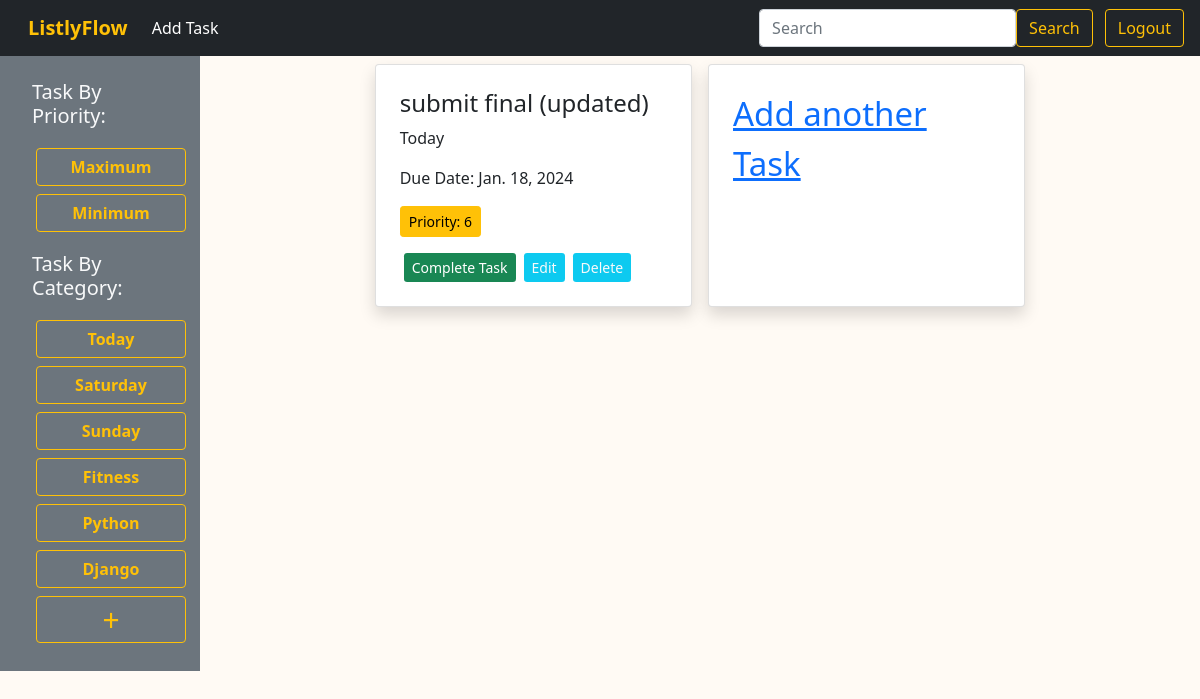
The page /category/today/ (signed in) on the database its author committed.
### task/models.py (models this page shows, shortened)
class Category(models.Model):
    name = models.CharField(max_length=30)
    slug = AutoSlugField(populate_from='name', editable=True, always_update=True)
    def __str__(self):
        return self.name
    class Meta:
        verbose_name_plural = "Categories"

class Task(models.Model):
    title = models.CharField(max_length=250)
    description = models.TextField(blank=True, null=True)
    status = models.BooleanField(default=False)
    due_date = models.DateField(null=True, blank=True)
    priority = models.IntegerField(default=1, choices = [(1,'1'),(2,'2'),(3,'3'),(4,'4'),(5,'5'),(6,'6'),(7,'7'),(8,'8')])
    category = models.ForeignKey(Category, on_delete=models.CASCADE,related_name='tasks')
    user = models.ForeignKey(User, on_delete=models.CASCADE, related_name='tasks')

### listlyflow/views.py (the view, shortened to what this page needs)
# urls.py: path('', views.home, name='home'),
def home(request, slug = None):
    search = request.GET.get('search')
    if request.user.is_authenticated:
        user = request.user
        if slug is not None:
            category = Category.objects.get(slug=slug)
            data = Task.objects.filter(category=category, user=user).order_by('status')
        else:
            data = Task.objects.filter(user=user).order_by('status')
    else :
        data = {}
    categories = Category.objects.all()
    return render(request, 'home.html', {'data': data,'categories': categories})

### templates/home.html (shortened to what this page needs)
{% extends "base.html" %}
{% block content %}
{% if request.user.is_authenticated %}
<div class="d-flex flex-wrap">
  <div class="col-2 bg-secondary text-light p-4">
    <h5 class="text-light mx-2 mb-3">Task By Priority:</h5>
    <div class="ms-2 mb-3">
        <a class="btn btn-outline-warning m-1"
        style="width: 150px; font-weight: 600;"
        href="{% url "sort-priority" True %}">Maximum</a>
        <a class="btn btn-outline-warning m-1"
        style="width: 150px; font-weight: 600;"
        href="{% url "sort-priority" False %}">Minimum</a>
      </div>
    <h5 class="text-light mx-2 mb-3">Task By Category:</h5>
    <div class="ms-2">
        {% for category in categories %}
          <a class="btn btn-outline-warning m-1"
          style="width: 150px; font-weight: 600;"
          href="{% url "sort-category" category.slug %}">{{ category.name }}</a>
          {% endfor %}
        </div>
    <div class="ms-2">
        <a class="btn btn-outline-warning m-1 p-0"
        style="width: 150px; font-weight: 500; font-size: 30px;"
        href="{% url "add-category" %}"> + </a>
  </div>
</div>
  <div class="col-10">
    <div
    class="d-flex flex-wrap justify-content-center" >
      {% for task in data %}
          <div class="col-md-4 d-flex align-items-stretch">
            <div class="card p-2 m-2 shadow w-100">
              <div class="card-body">
                <h4> {{task.title}} </h4>
                <p> {{task.category}} </p>
                <p> Due Date: {{task.due_date}} </p>
                {% if task.priority > 6 %}
                <p class="btn btn-sm btn-danger ">Priority: {{task.priority}} </p>
                {% elif task.priority > 4 %}
                <p class="btn btn-sm btn-warning">Priority: {{task.priority}} </p>
                {% else %}
                <p class="btn btn-sm btn-success">Priority: {{task.priority}} </p>
                {% endif %}
                <div class="d-flex ">
                    {% if task.status %}
                    <a class="btn-sm btn-secondary mx-1 text-decoration-none" disabled>Completed</a>
                    {% else %}
                    <a class="btn-sm btn-success mx-1 text-decoration-none" href="{% url "task-done" task.id %}">Complete Task</a>
                    {% endif %}
                    <a class="btn-sm btn-info mx-1 text-light text-decoration-none" href="{% url "edit-task" task.id %}">Edit</a>
                    <a class="btn-sm btn-info mx-1 text-light text-decoration-none" href="{% url "delete-task" task.id %}">Delete</a>
                </div>
              </div>
            </div>
          </div>
      {% endfor %}
      <div class="col-md-4 col-sm-6 d-flex align-items-stretch">
        <div class="card p-2 m-2 shadow w-100">
          <div class="card-body">
            <div class="d-flex align-items-center justify-content-center"
            style="font-size:33px">
                <a href="{% url "add-task" %}">Add another Task</a>
            </div>
          </div>
        </div>
      </div>
      </div>
  </div>
</div>
{% else %}
<h3>HOME</h3>
{% endif %}
{% endblock content %}

### rows shown on the page
Category: name "Today"
Category: name "Saturday"
Category: name "Sunday"
Category: name "Fitness"
Category: name "Python"
Category: name "Django"
Task: title "submit final (updated)", category "Today", due_date "Jan. 18, 2024", priority "6", status "Complete Task"
